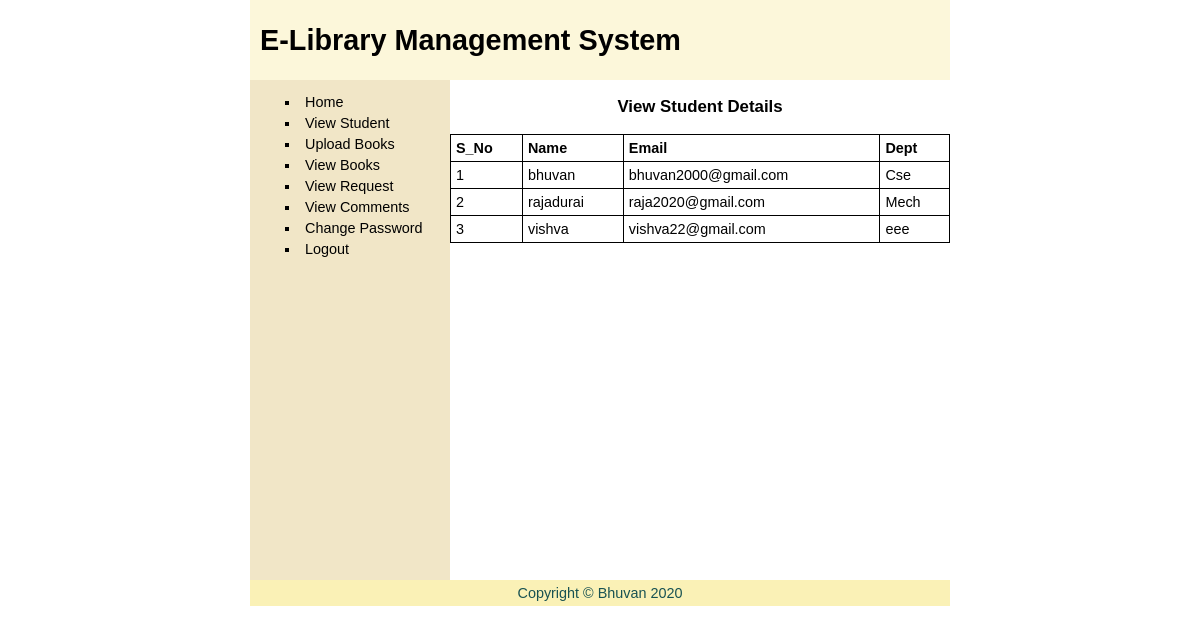
The page /view_student.php (signed in) on the database its author committed.
### tables this page shows
CREATE TABLE `student` (
  `ID` int(11) NOT NULL,
  `NAME` varchar(150) NOT NULL,
  `PASS` varchar(150) NOT NULL,
  `MAIL` varchar(150) NOT NULL,
  `DEP` varchar(150) NOT NULL
);

### view_student.php (the view, shortened to what this page needs)
<?php
include 'database.php';
?>
<!DOCTYPE html>
<html lang="en">
<head>
    <link rel="stylesheet" href="css/style.css">
</head>
<body>
    <div id="container">
        <div id="header">
        <h1>E-Library Management System</h1>
        </div>
        <div id="wrapper">
<h3 id='heading'> View Student Details</h3>
<?php
               $sql="SELECT * from student";
               $res=$db->query($sql);
               if($res->num_rows>0){
         echo "<table>
         <tr>
         <th>S_No</th>
         <th>Name</th>
         <th>Email</th>
         <th>Dept</th>
         </tr>";
         $i=1;
         while($row=$res->fetch_assoc()){
echo " <tr>";
echo "<td> {$i}</td>";
echo "<td> {$row['NAME']}</td>";
echo "<td> {$row['MAIL']}</td>";
echo "<td> {$row['DEP']}</td>";
echo " </tr>";
$i++;
         }
         echo "</table>";
               }
               else{
                   echo "<p class='error'> No Sudent Record Found</p>";
               }
?>
          </div>
        <div id="navi">
            <?php include 'adminsidebar.php'?>
        </div>
        <div id='footer'>
        <p>Copyright &copy; Bhuvan 2020</p>
        </div>
    </div>
</body>
</html>

### css/style.css (style rules this page uses)
html,body { margin: 0; padding: 0; }
body { font:90% sans-serif; text-align: center; }
#header { background-color: #fcf7da; }
#header h1 { height: 80px; margin: 0; padding-left: 10px; line-height: 80px; }
#container { height: auto; width: 700px; margin: 0 auto; text-align: left; }
#wrapper { float: right; width: 500px; }
#navi { float: left; height: 500px; width: 200px; background: #f1e6c7; }
#footer { clear: both; width: 100%; background: #faf1b6; }
#footer p { margin: 0px; padding: 5px 10px; text-align: center; color: rgb(24, 82, 82); }
P { margin: 0 10px 10px; }
#heading { text-align: center; }
table { width: 100%; border-collapse: collapse; }
table td, table th { border: 1px solid black; padding: 5px; }

### rows shown on the page
student: NAME "bhuvan", MAIL "bhuvan2000@gmail.com", DEP "Cse"
student: NAME "rajadurai", MAIL "raja2020@gmail.com", DEP "Mech"
student: NAME "vishva", MAIL "vishva22@gmail.com", DEP "eee"
